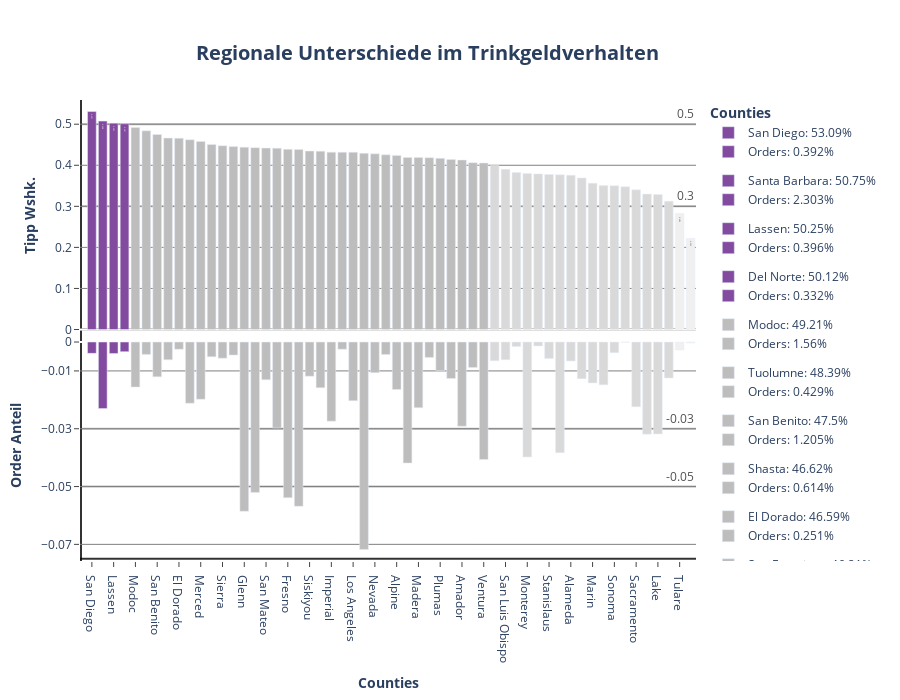

This figure's notebook cell:
### Code cell
fig1 = make_subplots(cols= 1, rows= 2, shared_xaxes= True, shared_yaxes= False, vertical_spacing= 0)

for county in df_county_tip2.county:

 if df_county_tip2[df_county_tip2.county == county].tip.values >= 0.5:
  color = px.colors.sequential.Purpor[5]
  text= df_county_tip2.loc[df_county_tip2.county == county].tip.values.round(3)

  fig1.add_trace(
   go.Bar(
    x= df_county_tip2.loc[df_county_tip2.county == county].county,
    y= df_county_tip2.loc[df_county_tip2.county == county].tip,
    name= f"{county}: {(df_county_tip2.loc[df_county_tip2.county == county].tip.values[0] * 100).round(2)}%",
    showlegend= True,
    marker= dict(color= color),
    width= 0.8,
    text= text,
    base= 0,
    legendgroup= f"{county}" 
   ),
   col= 1,
   row= 1
  )

  fig1.add_trace(
   go.Bar(
    x= df_county_tip2.loc[df_county_tip2.county == county].county,
    y= df_county_tip2.loc[df_county_tip2.county == county].orders,
    name= f"Orders: {(df_county_tip2.loc[df_county_tip2.county == county].orders.values[0] * 100).round(3)}%",
    base = -df_county_tip2.loc[df_county_tip2.county == county].orders,
    showlegend= True,
    marker= dict(color= color),
    width= 0.8,
    legendgroup= f"{county}"
   ),
   col= 1,
   row= 2
  )

 elif 0.4 < df_county_tip2.loc[df_county_tip2.county == county].tip.values < 0.5:
  color= px.colors.sequential.Greys[3]

  fig1.add_trace(
   go.Bar(
    x= df_county_tip2.loc[df_county_tip2.county == county].county,
    y= df_county_tip2.loc[df_county_tip2.county == county].tip,
    name= f"{county}: {(df_county_tip2.loc[df_county_tip2.county == county].tip.values[0] * 100).round(2)}%",
    showlegend= True,
    marker= dict(color= color),
    width= 0.8,
    base= 0,
    legendgroup= f"{county}"
   ),
   col= 1,
   row= 1
  )

  fig1.add_trace(
   go.Bar(
    x= df_county_tip2.loc[df_county_tip2.county == county].county,
    y= df_county_tip2.loc[df_county_tip2.county == county].orders,
    name= f"Orders: {(df_county_tip2.loc[df_county_tip2.county == county].orders.values[0] * 100).round(3)}%",
    base = -df_county_tip2.loc[df_county_tip2.county == county].orders,
    showlegend= True,
    marker= dict(color= color),
    width= 0.8,
    legendgroup= f"{county}"
   ),
   col= 1,
   row= 2
  )

 elif 0.3 < df_county_tip2.loc[df_county_tip2.county == county].tip.values < 0.4:
  color= px.colors.sequential.Greys[2]

  fig1.add_trace(
   go.Bar(
    x= df_county_tip2.loc[df_county_tip2.county == county].county,
    y= df_county_tip2.loc[df_county_tip2.county == county].tip,
    name= f"{county}: {(df_county_tip2.loc[df_county_tip2.county == county].tip.values[0] * 100).round(2)}%",
    showlegend= True,
    marker= dict(color= color),
    width= 0.8,
    base= 0,
    legendgroup= f"{county}"
   ),
   col= 1,
   row= 1
  )

  fig1.add_trace(
   go.Bar(
    x= df_county_tip2.loc[df_county_tip2.county == county].county,
    y= df_county_tip2.loc[df_county_tip2.county == county].orders,
    name= f"Orders: {(df_county_tip2.loc[df_county_tip2.county == county].orders.values[0] * 100).round(3)}%",
    base = -df_county_tip2.loc[df_county_tip2.county == county].orders,
    showlegend= True,
    marker= dict(color= color),
    width= 0.8,
    legendgroup= f"{county}"
   ),
   col= 1,
   row= 2
  )

 elif 0.2 < df_county_tip2.loc[df_county_tip2.county == county].tip.values < 0.3:
  color= px.colors.sequential.Greys[1]
  text= df_county_tip2.loc[df_county_tip2.county == county].tip.values.round(3)

  fig1.add_trace(
   go.Bar(
    x= df_county_tip2.loc[df_county_tip2.county == county].county,
    y= df_county_tip2.loc[df_county_tip2.county == county].tip,
    name= f"{county}: {(df_county_tip2.loc[df_county_tip2.county == county].tip.values[0] * 100).round(2)}%",
    showlegend= True,
    marker= dict(color= color),
    width= 0.8,
    text= text,
    base= 0,
    legendgroup= f"{county}"
   ),
   col= 1,
   row= 1
  )

  fig1.add_trace(
   go.Bar(
    x= df_county_tip2.loc[df_county_tip2.county == county].county,
    y= df_county_tip2.loc[df_county_tip2.county == county].orders,
    name= f"Orders: {(df_county_tip2.loc[df_county_tip2.county == county].orders.values[0] * 100).round(3)}%",
    base = -df_county_tip2.loc[df_county_tip2.county == county].orders,
    showlegend= True,
    marker= dict(color= color),
    width= 0.8,
    legendgroup= f"{county}"
   ),
   col= 1,
   row= 2
  )

fig1.add_hline(
 y= 0.5,
 opacity= 0.3,
 line_dash= "solid",
 annotation_text= 0.5,
 annotation_position= "top right",
 line_color= px.colors.sequential.Greys[7],
 annotation_font_color= px.colors.sequential.Greys[7],
 annotation_font_size= 12,
 layer= "below",
 col= 1,
 row= 1
)

fig1.add_hline(
 y= 0.3,
 opacity= 0.3,
 line_dash= "solid",
 annotation_text= 0.3,
 annotation_position= "top right",
 line_color= px.colors.sequential.Greys[7],
 annotation_font_color= px.colors.sequential.Greys[7],
 annotation_font_size= 12,
 layer= "below",
 col= 1,
 row= 1
)

fig1.add_hline(
 y= -0.05,
 opacity= 0.3,
 line_dash= "solid",
 annotation_text= -0.05,
 annotation_position= "top right",
 line_color= px.colors.sequential.Greys[7],
 annotation_font_color= px.colors.sequential.Greys[7],
 annotation_font_size= 12,
 layer= "below",
 col= 1,
 row= 2
)

fig1.add_hline(
 y= -0.03,
 opacity= 0.3,
 line_dash= "solid",
 annotation_text= -0.03,
 annotation_position= "top right",
 line_color= px.colors.sequential.Greys[7],
 annotation_font_color= px.colors.sequential.Greys[7],
 annotation_font_size= 12,
 layer= "below",
 col= 1,
 row= 2
)

fig1.add_hline(
 y= 0,
 opacity= 1,
 line_dash= "solid",
 line_color= "black",
 layer= "below",
 col= 1,
 row= 1
)

fig1.add_hline(
 y= 0,
 opacity= 0.8,
 line_dash= "solid",
 line_color= "black",
 layer= "below",
 col= 1,
 row= 2
)

fig1.add_vline(
 x= -1,
 opacity= 0.8,
 line_dash= "solid",
 line_color= "black",
 layer= "below",
 col= 1,
 row= 2
)

fig1.add_vline(
 x= -1,
 opacity= 0.8,
 line_dash= "solid",
 line_color= "black",
 layer= "below",
 col= 1,
 row= 1
)

fig1.add_hline(
 y= -0.075,
 opacity= 0.8,
 line_dash= "solid",
 line_color= "black",
 layer= "below",
 col= 1,
 row= 2
)

fig1.update_annotations(opacity= 0.8)
fig1.update_layout(title= dict(text= "<b>Regionale Unterschiede im Trinkgeldverhalten</b>", font_size= 20, xanchor= "center", yanchor= "top", y=0.935, x=0.475), legend_title_text = "<b>Counties</b>", height= 700)
fig1.update_xaxes(title_text="<b>Counties</b>", ticks= "outside", col= 1, row= 2, showline= True)
fig1.update_xaxes(showline= False, col= 1, row= 1)
fig1.update_yaxes(title_text="<b>Tipp Wshk.</b>", ticks= "outside", showgrid= True, gridcolor= "grey", col= 1, row= 1, tickvals= [0, 0.1, 0.2, 0.3, 0.4, 0.5], showline= False)
fig1.update_yaxes(title_text="<b>Order Anteil</b>", ticks= "outside", showgrid= True, gridcolor= "grey", col= 1, row= 2, tickvals= [0, -0.01, -0.03, -0.05, -0.07])
fig1.update_layout(plot_bgcolor= "white", xaxis= dict(linecolor= "black"), yaxis= dict(linecolor= "black"))
fig1.show()

### Figure 1 — Plotly figure (JSON) as saved in the notebook; plotly's stock layout.template omitted (floating-point values rounded to 4 significant figures)
{"data": [{"base": 0, "legendgroup": "San Diego", "marker": {"color": "rgb(131, 75, 160)"}, "name": "San Diego: 53.09%", "showlegend": true, "text": [0.531], "type": "bar", "width": 0.8, "x": ["San Diego"], "xaxis": "x", "y": [0.5309], "yaxis": "y"}, {"base": [-0.00392], "legendgroup": "San Diego", "marker": {"color": "rgb(131, 75, 160)"}, "name": "Orders: 0.392%", "showlegend": true, "type": "bar", "width": 0.8, "x": ["San Diego"], "xaxis": "x2", "y": [0.00392], "yaxis": "y2"}, {"base": 0, "legendgroup": "Santa Barbara", "marker": {"color": "rgb(131, 75, 160)"}, "name": "Santa Barbara: 50.75%", "showlegend": true, "text": [0.508], "type": "bar", "width": 0.8, "x": ["Santa Barbara"], "xaxis": "x", "y": [0.5075], "yaxis": "y"}, {"base": [-0.02303], "legendgroup": "Santa Barbara", "marker": {"color": "rgb(131, 75, 160)"}, "name": "Orders: 2.303%", "showlegend": true, "type": "bar", "width": 0.8, "x": ["Santa Barbara"], "xaxis": "x2", "y": [0.02303], "yaxis": "y2"}, {"base": 0, "legendgroup": "Lassen", "marker": {"color": "rgb(131, 75, 160)"}, "name": "Lassen: 50.25%", "showlegend": true, "text": [0.502], "type": "bar", "width": 0.8, "x": ["Lassen"], "xaxis": "x", "y": [0.5025], "yaxis": "y"}, {"base": [-0.003964], "legendgroup": "Lassen", "marker": {"color": "rgb(131, 75, 160)"}, "name": "Orders: 0.396%", "showlegend": true, "type": "bar", "width": 0.8, "x": ["Lassen"], "xaxis": "x2", "y": [0.003964], "yaxis": "y2"}, {"base": 0, "legendgroup": "Del Norte", "marker": {"color": "rgb(131, 75, 160)"}, "name": "Del Norte: 50.12%", "showlegend": true, "text": [0.501], "type": "bar", "width": 0.8, "x": ["Del Norte"], "xaxis": "x", "y": [0.5012], "yaxis": "y"}, {"base": [-0.003323], "legendgroup": "Del Norte", "marker": {"color": "rgb(131, 75, 160)"}, "name": "Orders: 0.332%", "showlegend": true, "type": "bar", "width": 0.8, "x": ["Del Norte"], "xaxis": "x2", "y": [0.003323], "yaxis": "y2"}, {"base": 0, "legendgroup": "Modoc", "marker": {"color": "rgb(189,189,189)"}, "name": "Modoc: 49.21%", "showlegend": true, "type": "bar", "width": 0.8, "x": ["Modoc"], "xaxis": "x", "y": [0.4921], "yaxis": "y"}, {"base": [-0.0156], "legendgroup": "Modoc", "marker": {"color": "rgb(189,189,189)"}, "name": "Orders: 1.56%", "showlegend": true, "type": "bar", "width": 0.8, "x": ["Modoc"], "xaxis": "x2", "y": [0.0156], "yaxis": "y2"}, {"base": 0, "legendgroup": "Tuolumne", "marker": {"color": "rgb(189,189,189)"}, "name": "Tuolumne: 48.39%", "showlegend": true, "type": "bar", "width": 0.8, "x": ["Tuolumne"], "xaxis": "x", "y": [0.4839], "yaxis": "y"}, {"base": [-0.004287], "legendgroup": "Tuolumne", "marker": {"color": "rgb(189,189,189)"}, "name": "Orders: 0.429%", "showlegend": true, "type": "bar", "width": 0.8, "x": ["Tuolumne"], "xaxis": "x2", "y": [0.004287], "yaxis": "y2"}, {"base": 0, "legendgroup": "San Benito", "marker": {"color": "rgb(189,189,189)"}, "name": "San Benito: 47.5%", "showlegend": true, "type": "bar", "width": 0.8, "x": ["San Benito"], "xaxis": "x", "y": [0.475], "yaxis": "y"}, {"base": [-0.01205], "legendgroup": "San Benito", "marker": {"color": "rgb(189,189,189)"}, "name": "Orders: 1.205%", "showlegend": true, "type": "bar", "width": 0.8, "x": ["San Benito"], "xaxis": "x2", "y": [0.01205], "yaxis": "y2"}, {"base": 0, "legendgroup": "Shasta", "marker": {"color": "rgb(189,189,189)"}, "name": "Shasta: 46.62%", "showlegend": true, "type": "bar", "width": 0.8, "x": ["Shasta"], "xaxis": "x", "y": [0.4662], "yaxis": "y"}, {"base": [-0.006143], "legendgroup": "Shasta", "marker": {"color": "rgb(189,189,189)"}, "name": "Orders: 0.614%", "showlegend": true, "type": "bar", "width": 0.8, "x": ["Shasta"], "xaxis": "x2", "y": [0.006143], "yaxis": "y2"}, {"base": 0, "legendgroup": "El Dorado", "marker": {"color": "rgb(189,189,189)"}, "name": "El Dorado: 46.59%", "showlegend": true, "type": "bar", "width": 0.8, "x": ["El Dorado"], "xaxis": "x", "y": [0.4659], "yaxis": "y"}, {"base": [-0.002511], "legendgroup": "El Dorado", "marker": {"color": "rgb(189,189,189)"}, "name": "Orders: 0.251%", "showlegend": true, "type": "bar", "width": 0.8, "x": ["El Dorado"], "xaxis": "x2", "y": [0.002511], "yaxis": "y2"}, {"base": 0, "legendgroup": "San Francisco", "marker": {"color": "rgb(189,189,189)"}, "name": "San Francisco: 46.21%", "showlegend": true, "type": "bar", "width": 0.8, "x": ["San Francisco"], "xaxis": "x", "y": [0.4621], "yaxis": "y"}, {"base": [-0.02117], "legendgroup": "San Francisco", "marker": {"color": "rgb(189,189,189)"}, "name": "Orders: 2.117%", "showlegend": true, "type": "bar", "width": 0.8, "x": ["San Francisco"], "xaxis": "x2", "y": [0.02117], "yaxis": "y2"}, {"base": 0, "legendgroup": "Merced", "marker": {"color": "rgb(189,189,189)"}, "name": "Merced: 45.79%", "showlegend": true, "type": "bar", "width": 0.8, "x": ["Merced"], "xaxis": "x", "y": [0.4579], "yaxis": "y"}, {"base": [-0.01982], "legendgroup": "Merced", "marker": {"color": "rgb(189,189,189)"}, "name": "Orders: 1.982%", "showlegend": true, "type": "bar", "width": 0.8, "x": ["Merced"], "xaxis": "x2", "y": [0.01982], "yaxis": "y2"}, {"base": 0, "legendgroup": "Kings", "marker": {"color": "rgb(189,189,189)"}, "name": "Kings: 45.09%", "showlegend": true, "type": "bar", "width": 0.8, "x": ["Kings"], "xaxis": "x", "y": [0.4509], "yaxis": "y"}, {"base": [-0.005098], "legendgroup": "Kings", "marker": {"color": "rgb(189,189,189)"}, "name": "Orders: 0.51%", "showlegend": true, "type": "bar", "width": 0.8, "x": ["Kings"], "xaxis": "x2", "y": [0.005098], "yaxis": "y2"}, {"base": 0, "legendgroup": "Sierra", "marker": {"color": "rgb(189,189,189)"}, "name": "Sierra: 44.75%", "showlegend": true, "type": "bar", "width": 0.8, "x": ["Sierra"], "xaxis": "x", "y": [0.4475], "yaxis": "y"}, {"base": [-0.0056], "legendgroup": "Sierra", "marker": {"color": "rgb(189,189,189)"}, "name": "Orders: 0.56%", "showlegend": true, "type": "bar", "width": 0.8, "x": ["Sierra"], "xaxis": "x2", "y": [0.0056], "yaxis": "y2"}, {"base": 0, "legendgroup": "Mono", "marker": {"color": "rgb(189,189,189)"}, "name": "Mono: 44.55%", "showlegend": true, "type": "bar", "width": 0.8, "x": ["Mono"], "xaxis": "x", "y": [0.4455], "yaxis": "y"}, {"base": [-0.004531], "legendgroup": "Mono", "marker": {"color": "rgb(189,189,189)"}, "name": "Orders: 0.453%", "showlegend": true, "type": "bar", "width": 0.8, "x": ["Mono"], "xaxis": "x2", "y": [0.004531], "yaxis": "y2"}, {"base": 0, "legendgroup": "Glenn", "marker": {"color": "rgb(189,189,189)"}, "name": "Glenn: 44.4%", "showlegend": true, "type": "bar", "width": 0.8, "x": ["Glenn"], "xaxis": "x", "y": [0.444], "yaxis": "y"}, {"base": [-0.05856], "legendgroup": "Glenn", "marker": {"color": "rgb(189,189,189)"}, "name": "Orders: 5.856%", "showlegend": true, "type": "bar", "width": 0.8, "x": ["Glenn"], "xaxis": "x2", "y": [0.05856], "yaxis": "y2"}, {"base": 0, "legendgroup": "Kern", "marker": {"color": "rgb(189,189,189)"}, "name": "Kern: 44.29%", "showlegend": true, "type": "bar", "width": 0.8, "x": ["Kern"], "xaxis": "x", "y": [0.4429], "yaxis": "y"}, {"base": [-0.05207], "legendgroup": "Kern", "marker": {"color": "rgb(189,189,189)"}, "name": "Orders: 5.207%", "showlegend": true, "type": "bar", "width": 0.8, "x": ["Kern"], "xaxis": "x2", "y": [0.05207], "yaxis": "y2"}, {"base": 0, "legendgroup": "San Mateo", "marker": {"color": "rgb(189,189,189)"}, "name": "San Mateo: 44.18%", "showlegend": true, "type": "bar", "width": 0.8, "x": ["San Mateo"], "xaxis": "x", "y": [0.4418], "yaxis": "y"}, {"base": [-0.01306], "legendgroup": "San Mateo", "marker": {"color": "rgb(189,189,189)"}, "name": "Orders: 1.306%", "showlegend": true, "type": "bar", "width": 0.8, "x": ["San Mateo"], "xaxis": "x2", "y": [0.01306], "yaxis": "y2"}, {"base": 0, "legendgroup": "Yuba", "marker": {"color": "rgb(189,189,189)"}, "name": "Yuba: 44.16%", "showlegend": true, "type": "bar", "width": 0.8, "x": ["Yuba"], "xaxis": "x", "y": [0.4416], "yaxis": "y"}, {"base": [-0.02974], "legendgroup": "Yuba", "marker": {"color": "rgb(189,189,189)"}, "name": "Orders: 2.974%", "showlegend": true, "type": "bar", "width": 0.8, "x": ["Yuba"], "xaxis": "x2", "y": [0.02974], "yaxis": "y2"}, {"base": 0, "legendgroup": "Fresno", "marker": {"color": "rgb(189,189,189)"}, "name": "Fresno: 43.88%", "showlegend": true, "type": "bar", "width": 0.8, "x": ["Fresno"], "xaxis": "x", "y": [0.4388], "yaxis": "y"}, {"base": [-0.05385], "legendgroup": "Fresno", "marker": {"color": "rgb(189,189,189)"}, "name": "Orders: 5.385%", "showlegend": true, "type": "bar", "width": 0.8, "x": ["Fresno"], "xaxis": "x2", "y": [0.05385], "yaxis": "y2"}, {"base": 0, "legendgroup": "Orange", "marker": {"color": "rgb(189,189,189)"}, "name": "Orange: 43.82%", "showlegend": true, "type": "bar", "width": 0.8, "x": ["Orange"], "xaxis": "x", "y": [0.4382], "yaxis": "y"}, {"base": [-0.05684], "legendgroup": "Orange", "marker": {"color": "rgb(189,189,189)"}, "name": "Orders: 5.684%", "showlegend": true, "type": "bar", "width": 0.8, "x": ["Orange"], "xaxis": "x2", "y": [0.05684], "yaxis": "y2"}, {"base": 0, "legendgroup": "Siskiyou", "marker": {"color": "rgb(189,189,189)"}, "name": "Siskiyou: 43.45%", "showlegend": true, "type": "bar", "width": 0.8, "x": ["Siskiyou"], "xaxis": "x", "y": [0.4345], "yaxis": "y"}, {"base": [-0.01185], "legendgroup": "Siskiyou", "marker": {"color": "rgb(189,189,189)"}, "name": "Orders: 1.185%", "showlegend": true, "type": "bar", "width": 0.8, "x": ["Siskiyou"], "xaxis": "x2", "y": [0.01185], "yaxis": "y2"}, {"base": 0, "legendgroup": "Santa Clara", "marker": {"color": "rgb(189,189,189)"}, "name": "Santa Clara: 43.43%", "showlegend": true, "type": "bar", "width": 0.8, "x": ["Santa Clara"], "xaxis": "x", "y": [0.4343], "yaxis": "y"}, {"base": [-0.01584], "legendgroup": "Santa Clara", "marker": {"color": "rgb(189,189,189)"}, "name": "Orders: 1.584%", "showlegend": true, "type": "bar", "width": 0.8, "x": ["Santa Clara"], "xaxis": "x2", "y": [0.01584], "yaxis": "y2"}, {"base": 0, "legendgroup": "Imperial", "marker": {"color": "rgb(189,189,189)"}, "name": "Imperial: 43.19%", "showlegend": true, "type": "bar", "width": 0.8, "x": ["Imperial"], "xaxis": "x", "y": [0.4319], "yaxis": "y"}, {"base": [-0.02737], "legendgroup": "Imperial", "marker": {"color": "rgb(189,189,189)"}, "name": "Orders: 2.737%", "showlegend": true, "type": "bar", "width": 0.8, "x": ["Imperial"], "xaxis": "x2", "y": [0.02737], "yaxis": "y2"}, {"base": 0, "legendgroup": "Humboldt", "marker": {"color": "rgb(189,189,189)"}, "name": "Humboldt: 43.17%", "showlegend": true, "type": "bar", "width": 0.8, "x": ["Humboldt"], "xaxis": "x", "y": [0.4317], "yaxis": "y"}, {"base": [-0.002496], "legendgroup": "Humboldt", "marker": {"color": "rgb(189,189,189)"}, "name": "Orders: 0.25%", "showlegend": true, "type": "bar", "width": 0.8, "x": ["Humboldt"], "xaxis": "x2", "y": [0.002496], "yaxis": "y2"}, {"base": 0, "legendgroup": "Los Angeles", "marker": {"color": "rgb(189,189,189)"}, "name": "Los Angeles: 43.16%", "showlegend": true, "type": "bar", "width": 0.8, "x": ["Los Angeles"], "xaxis": "x", "y": [0.4316], "yaxis": "y"}, {"base": [-0.02028], "legendgroup": "Los Angeles", "marker": {"color": "rgb(189,189,189)"}, "name": "Orders: 2.028%", "showlegend": true, "type": "bar", "width": 0.8, "x": ["Los Angeles"], "xaxis": "x2", "y": [0.02028], "yaxis": "y2"}, {"base": 0, "legendgroup": "Calaveras", "marker": {"color": "rgb(189,189,189)"}, "name": "Calaveras: 42.92%", "showlegend": true, "type": "bar", "width": 0.8, "x": ["Calaveras"], "xaxis": "x", "y": [0.4292], "yaxis": "y"}, {"base": [-0.07177], "legendgroup": "Calaveras", "marker": {"color": "rgb(189,189,189)"}, "name": "Orders: 7.177%", "showlegend": true, "type": "bar", "width": 0.8, "x": ["Calaveras"], "xaxis": "x2", "y": [0.07177], "yaxis": "y2"}, {"base": 0, "legendgroup": "Nevada", "marker": {"color": "rgb(189,189,189)"}, "name": "Nevada: 42.78%", "showlegend": true, "type": "bar", "width": 0.8, "x": ["Nevada"], "xaxis": "x", "y": [0.4278], "yaxis": "y"}, {"base": [-0.01061], "legendgroup": "Nevada", "marker": {"color": "rgb(189,189,189)"}, "name": "Orders: 1.061%", "showlegend": true, "type": "bar", "width": 0.8, "x": ["Nevada"], "xaxis": "x2", "y": [0.01061], "yaxis": "y2"}, {"base": 0, "legendgroup": "Napa", "marker": {"color": "rgb(189,189,189)"}, "name": "Napa: 42.54%", "showlegend": true, "type": "bar", "width": 0.8, "x": ["Napa"], "xaxis": "x", "y": [0.4254], "yaxis": "y"}, {"base": [-0.00433], "legendgroup": "Napa", "marker": {"color": "rgb(189,189,189)"}, "name": "Orders: 0.433%", "showlegend": true, "type": "bar", "width": 0.8, "x": ["Napa"], "xaxis": "x2", "y": [0.00433], "yaxis": "y2"}, {"base": 0, "legendgroup": "Alpine", "marker": {"color": "rgb(189,189,189)"}, "name": "Alpine: 42.4%", "showlegend": true, "type": "bar", "width": 0.8, "x": ["Alpine"], "xaxis": "x", "y": [0.424], "yaxis": "y"}, {"base": [-0.01643], "legendgroup": "Alpine", "marker": {"color": "rgb(189,189,189)"}, "name": "Orders: 1.643%", "showlegend": true, "type": "bar", "width": 0.8, "x": ["Alpine"], "xaxis": "x2", "y": [0.01643], "yaxis": "y2"}, {"base": 0, "legendgroup": "Sutter", "marker": {"color": "rgb(189,189,189)"}, "name": "Sutter: 41.9%", "showlegend": true, "type": "bar", "width": 0.8, "x": ["Sutter"], "xaxis": "x", "y": [0.419], "yaxis": "y"}, {"base": [-0.04188], "legendgroup": "Sutter", "marker": {"color": "rgb(189,189,189)"}, "name": "Orders: 4.188%", "showlegend": true, "type": "bar", "width": 0.8, "x": ["Sutter"], "xaxis": "x2", "y": [0.04188], "yaxis": "y2"}, {"base": 0, "legendgroup": "Madera", "marker": {"color": "rgb(189,189,189)"}, "name": "Madera: 41.88%", "showlegend": true, "type": "bar", "width": 0.8, "x": ["Madera"], "xaxis": "x", "y": [0.4188], "yaxis": "y"}, {"base": [-0.02272], "legendgroup": "Madera", "marker": {"color": "rgb(189,189,189)"}, "name": "Orders: 2.272%", "showlegend": true, "type": "bar", "width": 0.8, "x": ["Madera"], "xaxis": "x2", "y": [0.02272], "yaxis": "y2"}, {"base": 0, "legendgroup": "Solano", "marker": {"color": "rgb(189,189,189)"}, "name": "Solano: 41.84%", "showlegend": true, "type": "bar", "width": 0.8, "x": ["Solano"], "xaxis": "x", "y": [0.4184], "yaxis": "y"}, {"base": [-0.005324], "legendgroup": "Solano", "marker": {"color": "rgb(189,189,189)"}, "name": "Orders: 0.532%", "showlegend": true, "type": "bar", "width": 0.8, "x": ["Solano"], "xaxis": "x2", "y": [0.005324], "yaxis": "y2"}, {"base": 0, "legendgroup": "Plumas", "marker": {"color": "rgb(189,189,189)"}, "name": "Plumas: 41.68%", "showlegend": true, "type": "bar", "width": 0.8, "x": ["Plumas"], "xaxis": "x", "y": [0.4168], "yaxis": "y"}, {"base": [-0.009911], "legendgroup": "Plumas", "marker": {"color": "rgb(189,189,189)"}, "name": "Orders: 0.991%", "showlegend": true, "type": "bar", "width": 0.8, "x": ["Plumas"], "xaxis": "x2", "y": [0.009911], "yaxis": "y2"}, {"base": 0, "legendgroup": "Contra Costa", "marker": {"color": "rgb(189,189,189)"}, "name": "Contra Costa: 41.41%", "showlegend": true, "type": "bar", "width": 0.8, "x": ["Contra Costa"], "xaxis": "x", "y": [0.4141], "yaxis": "y"}, {"base": [-0.01263], "legendgroup": "Contra Costa", "marker": {"color": "rgb(189,189,189)"}, "name": "Orders: 1.263%", "showlegend": true, "type": "bar", "width": 0.8, "x": ["Contra Costa"], "xaxis": "x2", "y": [0.01263], "yaxis": "y2"}, {"base": 0, "legendgroup": "Amador", "marker": {"color": "rgb(189,189,189)"}, "name": "Amador: 41.28%", "showlegend": true, "type": "bar", "width": 0.8, "x": ["Amador"], "xaxis": "x", "y": [0.4128], "yaxis": "y"}, {"base": [-0.02913], "legendgroup": "Amador", "marker": {"color": "rgb(189,189,189)"}, "name": "Orders: 2.913%", "showlegend": true, "type": "bar", "width": 0.8, "x": ["Amador"], "xaxis": "x2", "y": [0.02913], "yaxis": "y2"}, {"base": 0, "legendgroup": "Colusa", "marker": {"color": "rgb(189,189,189)"}, "name": "Colusa: 40.63%", "showlegend": true, "type": "bar", "width": 0.8, "x": ["Colusa"], "xaxis": "x", "y": [0.4063], "yaxis": "y"}, {"base": [-0.008828], "legendgroup": "Colusa", "marker": {"color": "rgb(189,189,189)"}, "name": "Orders: 0.883%", "showlegend": true, "type": "bar", "width": 0.8, "x": ["Colusa"], "xaxis": "x2", "y": [0.008828], "yaxis": "y2"}, {"base": 0, "legendgroup": "Ventura", "marker": {"color": "rgb(189,189,189)"}, "name": "Ventura: 40.56%", "showlegend": true, "type": "bar", "width": 0.8, "x": ["Ventura"], "xaxis": "x", "y": [0.4056], "yaxis": "y"}, {"base": [-0.04067], "legendgroup": "Ventura", "marker": {"color": "rgb(189,189,189)"}, "name": "Orders: 4.067%", "showlegend": true, "type": "bar", "width": 0.8, "x": ["Ventura"], "xaxis": "x2", "y": [0.04067], "yaxis": "y2"}, {"base": 0, "legendgroup": "Riverside", "marker": {"color": "rgb(217,217,217)"}, "name": "Riverside: 39.93%", "showlegend": true, "type": "bar", "width": 0.8, "x": ["Riverside"], "xaxis": "x", "y": [0.3993], "yaxis": "y"}, {"base": [-0.006465], "legendgroup": "Riverside", "marker": {"color": "rgb(217,217,217)"}, "name": "Orders: 0.647%", "showlegend": true, "type": "bar", "width": 0.8, "x": ["Riverside"], "xaxis": "x2", "y": [0.006465], "yaxis": "y2"}, {"base": 0, "legendgroup": "San Luis Obispo", "marker": {"color": "rgb(217,217,217)"}, "name": "San Luis Obispo: 39.01%", "showlegend": true, "type": "bar", "width": 0.8, "x": ["San Luis Obispo"], "xaxis": "x", "y": [0.3901], "yaxis": "y"}, {"base": [-0.006095], "legendgroup": "San Luis Obispo", "marker": {"color": "rgb(217,217,217)"}, "name": "Orders: 0.609%", "showlegend": true, "type": "bar", "width": 0.8, "x": ["San Luis Obispo"], "xaxis": "x2", "y": [0.006095], "yaxis": "y2"}, {"base": 0, "legendgroup": "San Joaquin", "marker": {"color": "rgb(217,217,217)"}, "name": "San Joaquin: 38.23%", "showlegend": true, "type": "bar", "width": 0.8, "x": ["San Joaquin"], "xaxis": "x", "y": [0.3823], "yaxis": "y"}, {"base": [-0.00156], "legendgroup": "San Joaquin", "marker": {"color": "rgb(217,217,217)"}, "name": "Orders: 0.156%", "showlegend": true, "type": "bar", "width": 0.8, "x": ["San Joaquin"], "xaxis": "x2", "y": [0.00156], "yaxis": "y2"}, {"base": 0, "legendgroup": "Monterey", "marker": {"color": "rgb(217,217,217)"}, "name": "Monterey: 38.01%", "showlegend": true, "type": "bar", "width": 0.8, "x": ["Monterey"], "xaxis": "x", "y": [0.3801], "yaxis": "y"}, {"base": [-0.03978], "legendgroup": "Monterey", "marker": {"color": "rgb(217,217,217)"}, "name": "Orders: 3.978%", "showlegend": true, "type": "bar", "width": 0.8, "x": ["Monterey"], "xaxis": "x2", "y": [0.03978], "yaxis": "y2"}, {"base": 0, "legendgroup": "Tehama", "marker": {"color": "rgb(217,217,217)"}, "name": "Tehama: 37.9%", "showlegend": true, "type": "bar", "width": 0.8, "x": ["Tehama"], "xaxis": "x", "y": [0.379], "yaxis": "y"}, {"base": [-0.001335], "legendgroup": "Tehama", "marker": {"color": "rgb(217,217,217)"}, "name": "Orders: 0.133%", "showlegend": true, "type": "bar", "width": 0.8, "x": ["Tehama"], "xaxis": "x2", "y": [0.001335], "yaxis": "y2"}, {"base": 0, "legendgroup": "Stanislaus", "marker": {"color": "rgb(217,217,217)"}, "name": "Stanislaus: 37.75%", "showlegend": true, "type": "bar", "width": 0.8, "x": ["Stanislaus"], "xaxis": "x", "y": [0.3775], "yaxis": "y"}, {"base": [-0.005696], "legendgroup": "Stanislaus", "marker": {"color": "rgb(217,217,217)"}, "name": "Orders: 0.57%", "showlegend": true, "type": "bar", "width": 0.8, "x": ["Stanislaus"], "xaxis": "x2", "y": [0.005696], "yaxis": "y2"}, {"base": 0, "legendgroup": "Mariposa", "marker": {"color": "rgb(217,217,217)"}, "name": "Mariposa: 37.66%", "showlegend": true, "type": "bar", "width": 0.8, "x": ["Mariposa"], "xaxis": "x", "y": [0.3766], "yaxis": "y"}, {"base": [-0.03828], "legendgroup": "Mariposa", "marker": {"color": "rgb(217,217,217)"}, "name": "Orders: 3.828%", "showlegend": true, "type": "bar", "width": 0.8, "x": ["Mariposa"], "xaxis": "x2", "y": [0.03828], "yaxis": "y2"}, {"base": 0, "legendgroup": "Alameda", "marker": {"color": "rgb(217,217,217)"}, "name": "Alameda: 37.58%", "showlegend": true, "type": "bar", "width": 0.8, "x": ["Alameda"], "xaxis": "x", "y": [0.3758], "yaxis": "y"}, {"base": [-0.006551], "legendgroup": "Alameda", "marker": {"color": "rgb(217,217,217)"}, "name": "Orders: 0.655%", "showlegend": true, "type": "bar", "width": 0.8, "x": ["Alameda"], "xaxis": "x2", "y": [0.006551], "yaxis": "y2"}, {"base": 0, "legendgroup": "Yolo", "marker": {"color": "rgb(217,217,217)"}, "name": "Yolo: 36.91%", "showlegend": true, "type": "bar", "width": 0.8, "x": ["Yolo"], "xaxis": "x", "y": [0.3691], "yaxis": "y"}, {"base": [-0.01269], "legendgroup": "Yolo", "marker": {"color": "rgb(217,217,217)"}, "name": "Orders: 1.269%", "showlegend": true, "type": "bar", "width": 0.8, "x": ["Yolo"], "xaxis": "x2", "y": [0.01269], "yaxis": "y2"}, {"base": 0, "legendgroup": "Marin", "marker": {"color": "rgb(217,217,217)"}, "name": "Marin: 35.63%", "showlegend": true, "type": "bar", "width": 0.8, "x": ["Marin"], "xaxis": "x", "y": [0.3563], "yaxis": "y"}, {"base": [-0.01414], "legendgroup": "Marin", "marker": {"color": "rgb(217,217,217)"}, "name": "Orders: 1.414%", "showlegend": true, "type": "bar", "width": 0.8, "x": ["Marin"], "xaxis": "x2", "y": [0.01414], "yaxis": "y2"}, {"base": 0, "legendgroup": "Mendocino", "marker": {"color": "rgb(217,217,217)"}, "name": "Mendocino: 35.05%", "showlegend": true, "type": "bar", "width": 0.8, "x": ["Mendocino"], "xaxis": "x", "y": [0.3505], "yaxis": "y"}, {"base": [-0.01481], "legendgroup": "Mendocino", "marker": {"color": "rgb(217,217,217)"}, "name": "Orders: 1.481%", "showlegend": true, "type": "bar", "width": 0.8, "x": ["Mendocino"], "xaxis": "x2", "y": [0.01481], "yaxis": "y2"}, {"base": 0, "legendgroup": "Sonoma", "marker": {"color": "rgb(217,217,217)"}, "name": "Sonoma: 34.99%", "showlegend": true, "type": "bar", "width": 0.8, "x": ["Sonoma"], "xaxis": "x", "y": [0.3499], "yaxis": "y"}, {"base": [-0.003673], "legendgroup": "Sonoma", "marker": {"color": "rgb(217,217,217)"}, "name": "Orders: 0.367%", "showlegend": true, "type": "bar", "width": 0.8, "x": ["Sonoma"], "xaxis": "x2", "y": [0.003673], "yaxis": "y2"}, {"base": 0, "legendgroup": "Placer", "marker": {"color": "rgb(217,217,217)"}, "name": "Placer: 34.78%", "showlegend": true, "type": "bar", "width": 0.8, "x": ["Placer"], "xaxis": "x", "y": [0.3478], "yaxis": "y"}, {"base": [-7.579e-05], "legendgroup": "Placer", "marker": {"color": "rgb(217,217,217)"}, "name": "Orders: 0.008%", "showlegend": true, "type": "bar", "width": 0.8, "x": ["Placer"], "xaxis": "x2", "y": [7.579e-05], "yaxis": "y2"}, {"base": 0, "legendgroup": "Sacramento", "marker": {"color": "rgb(217,217,217)"}, "name": "Sacramento: 34.01%", "showlegend": true, "type": "bar", "width": 0.8, "x": ["Sacramento"], "xaxis": "x", "y": [0.3401], "yaxis": "y"}, {"base": [-0.02239], "legendgroup": "Sacramento", "marker": {"color": "rgb(217,217,217)"}, "name": "Orders: 2.239%", "showlegend": true, "type": "bar", "width": 0.8, "x": ["Sacramento"], "xaxis": "x2", "y": [0.02239], "yaxis": "y2"}, {"base": 0, "legendgroup": "Santa Cruz", "marker": {"color": "rgb(217,217,217)"}, "name": "Santa Cruz: 32.97%", "showlegend": true, "type": "bar", "width": 0.8, "x": ["Santa Cruz"], "xaxis": "x", "y": [0.3297], "yaxis": "y"}, {"base": [-0.03187], "legendgroup": "Santa Cruz", "marker": {"color": "rgb(217,217,217)"}, "name": "Orders: 3.187%", "showlegend": true, "type": "bar", "width": 0.8, "x": ["Santa Cruz"], "xaxis": "x2", "y": [0.03187], "yaxis": "y2"}, {"base": 0, "legendgroup": "Lake", "marker": {"color": "rgb(217,217,217)"}, "name": "Lake: 32.89%", "showlegend": true, "type": "bar", "width": 0.8, "x": ["Lake"], "xaxis": "x", "y": [0.3289], "yaxis": "y"}, {"base": [-0.0318], "legendgroup": "Lake", "marker": {"color": "rgb(217,217,217)"}, "name": "Orders: 3.18%", "showlegend": true, "type": "bar", "width": 0.8, "x": ["Lake"], "xaxis": "x2", "y": [0.0318], "yaxis": "y2"}, {"base": 0, "legendgroup": "Inyo", "marker": {"color": "rgb(217,217,217)"}, "name": "Inyo: 31.24%", "showlegend": true, "type": "bar", "width": 0.8, "x": ["Inyo"], "xaxis": "x", "y": [0.3124], "yaxis": "y"}, {"base": [-0.01244], "legendgroup": "Inyo", "marker": {"color": "rgb(217,217,217)"}, "name": "Orders: 1.244%", "showlegend": true, "type": "bar", "width": 0.8, "x": ["Inyo"], "xaxis": "x2", "y": [0.01244], "yaxis": "y2"}, {"base": 0, "legendgroup": "Tulare", "marker": {"color": "rgb(240,240,240)"}, "name": "Tulare: 28.25%", "showlegend": true, "text": [0.282], "type": "bar", "width": 0.8, "x": ["Tulare"], "xaxis": "x", "y": [0.2825], "yaxis": "y"}, {"base": [-0.002742], "legendgroup": "Tulare", "marker": {"color": "rgb(240,240,240)"}, "name": "Orders: 0.274%", "showlegend": true, "type": "bar", "width": 0.8, "x": ["Tulare"], "xaxis": "x2", "y": [0.002742], "yaxis": "y2"}, {"base": 0, "legendgroup": "Trinity", "marker": {"color": "rgb(240,240,240)"}, "name": "Trinity: 22.16%", "showlegend": true, "text": [0.222], "type": "bar", "width": 0.8, "x": ["Trinity"], "xaxis": "x", "y": [0.2216], "yaxis": "y"}, {"base": [-0.0003048], "legendgroup": "Trinity", "marker": {"color": "rgb(240,240,240)"}, "name": "Orders: 0.03%", "showlegend": true, "type": "bar", "width": 0.8, "x": ["Trinity"], "xaxis": "x2", "y": [0.0003048], "yaxis": "y2"}], "layout": {"annotations": [{"font": {"color": "rgb(37,37,37)", "size": 12}, "opacity": 0.8, "showarrow": false, "text": "0.5", "x": 1, "xanchor": "right", "xref": "x domain", "y": 0.5, "yanchor": "bottom", "yref": "y"}, {"font": {"color": "rgb(37,37,37)", "size": 12}, "opacity": 0.8, "showarrow": false, "text": "0.3", "x": 1, "xanchor": "right", "xref": "x domain", "y": 0.3, "yanchor": "bottom", "yref": "y"}, {"font": {"color": "rgb(37,37,37)", "size": 12}, "opacity": 0.8, "showarrow": false, "text": "-0.05", "x": 1, "xanchor": "right", "xref": "x2 domain", "y": -0.05, "yanchor": "bottom", "yref": "y2"}, {"font": {"color": "rgb(37,37,37)", "size": 12}, "opacity": 0.8, "showarrow": false, "text": "-0.03", "x": 1, "xanchor": "right", "xref": "x2 domain", "y": -0.03, "yanchor": "bottom", "yref": "y2"}], "height": 700, "legend": {"title": {"text": "<b>Counties</b>"}}, "plot_bgcolor": "white", "shapes": [{"layer": "below", "line": {"color": "rgb(37,37,37)", "dash": "solid"}, "opacity": 0.3, "type": "line", "x0": 0, "x1": 1, "xref": "x domain", "y0": 0.5, "y1": 0.5, "yref": "y"}, {"layer": "below", "line": {"color": "rgb(37,37,37)", "dash": "solid"}, "opacity": 0.3, "type": "line", "x0": 0, "x1": 1, "xref": "x domain", "y0": 0.3, "y1": 0.3, "yref": "y"}, {"layer": "below", "line": {"color": "rgb(37,37,37)", "dash": "solid"}, "opacity": 0.3, "type": "line", "x0": 0, "x1": 1, "xref": "x2 domain", "y0": -0.05, "y1": -0.05, "yref": "y2"}, {"layer": "below", "line": {"color": "rgb(37,37,37)", "dash": "solid"}, "opacity": 0.3, "type": "line", "x0": 0, "x1": 1, "xref": "x2 domain", "y0": -0.03, "y1": -0.03, "yref": "y2"}, {"layer": "below", "line": {"color": "black", "dash": "solid"}, "opacity": 1, "type": "line", "x0": 0, "x1": 1, "xref": "x domain", "y0": 0, "y1": 0, "yref": "y"}, {"layer": "below", "line": {"color": "black", "dash": "solid"}, "opacity": 0.8, "type": "line", "x0": 0, "x1": 1, "xref": "x2 domain", "y0": 0, "y1": 0, "yref": "y2"}, {"layer": "below", "line": {"color": "black", "dash": "solid"}, "opacity": 0.8, "type": "line", "x0": -1, "x1": -1, "xref": "x2", "y0": 0, "y1": 1, "yref": "y2 domain"}, {"layer": "below", "line": {"color": "black", "dash": "solid"}, "opacity": 0.8, "type": "line", "x0": -1, "x1": -1, "xref": "x", "y0": 0, "y1": 1, "yref": "y domain"}, {"layer": "below", "line": {"color": "black", "dash": "solid"}, "opacity": 0.8, "type": "line", "x0": 0, "x1": 1, "xref": "x2 domain", "y0": -0.075, "y1": -0.075, "yref": "y2"}], "title": {"font": {"size": 20}, "text": "<b>Regionale Unterschiede im Trinkgeldverhalten</b>", "x": 0.475, "xanchor": "center", "y": 0.935, "yanchor": "top"}, "xaxis": {"anchor": "y", "domain": [0, 1], "linecolor": "black", "matches": "x2", "showline": false, "showticklabels": false}, "xaxis2": {"anchor": "y2", "domain": [0, 1], "showline": true, "ticks": "outside", "title": {"text": "<b>Counties</b>"}}, "yaxis": {"anchor": "x", "domain": [0.5, 1], "gridcolor": "grey", "linecolor": "black", "showgrid": true, "showline": false, "ticks": "outside", "tickvals": [0, 0.1, 0.2, 0.3, 0.4, 0.5], "title": {"text": "<b>Tipp Wshk.</b>"}}, "yaxis2": {"anchor": "x2", "domain": [0, 0.5], "gridcolor": "grey", "showgrid": true, "ticks": "outside", "tickvals": [0, -0.01, -0.03, -0.05, -0.07], "title": {"text": "<b>Order Anteil</b>"}}}}
